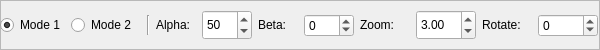
             <widget class="QFrame" name="frame_6">
              <property name="sizePolicy">
               <sizepolicy hsizetype="Maximum" vsizetype="Preferred">
                <horstretch>0</horstretch>
                <verstretch>0</verstretch>
               </sizepolicy>
              </property>
              <property name="maximumSize">
               <size>
                <width>600</width>
                <height>50</height>
               </size>
              </property>
              <property name="frameShape">
               <enum>QFrame::StyledPanel</enum>
              </property>
              <property name="frameShadow">
               <enum>QFrame::Raised</enum>
              </property>
              <widget class="QWidget" name="horizontalLayoutWidget_4">
               <property name="geometry">
                <rect>
                 <x>0</x>
                 <y>0</y>
                 <width>598</width>
                 <height>51</height>
                </rect>
               </property>
               <layout class="QHBoxLayout" name="horizontalLayout_10">
                <item>
                 <widget class="QRadioButton" name="mode_1_in">
                  <property name="sizePolicy">
                   <sizepolicy hsizetype="Maximum" vsizetype="Fixed">
                    <horstretch>0</horstretch>
                    <verstretch>0</verstretch>
                   </sizepolicy>
                  </property>
                  <property name="maximumSize">
                   <size>
                    <width>16777215</width>
                    <height>40</height>
                   </size>
                  </property>
                  <property name="text">
                   <string>Mode 1</string>
                  </property>
                  <property name="checked">
                   <bool>true</bool>
                  </property>
                 </widget>
                </item>
                <item>
                 <widget class="QRadioButton" name="mode_2_in">
                  <property name="sizePolicy">
                   <sizepolicy hsizetype="Maximum" vsizetype="Fixed">
                    <horstretch>0</horstretch>
                    <verstretch>0</verstretch>
                   </sizepolicy>
                  </property>
                  <property name="maximumSize">
                   <size>
                    <width>70</width>
                    <height>30</height>
                   </size>
                  </property>
                  <property name="text">
                   <string>Mode 2</string>
                  </property>
                 </widget>
                </item>
                <item>
                 <widget class="Line" name="line_2">
                  <property name="maximumSize">
                   <size>
                    <width>16777215</width>
                    <height>20</height>
                   </size>
                  </property>
                  <property name="orientation">
                   <enum>Qt::Vertical</enum>
                  </property>
                 </widget>
                </item>
                <item>
                 <widget class="QLabel" name="label_20">
                  <property name="sizePolicy">
                   <sizepolicy hsizetype="Maximum" vsizetype="Maximum">
                    <horstretch>0</horstretch>
                    <verstretch>0</verstretch>
                   </sizepolicy>
                  </property>
                  <property name="minimumSize">
                   <size>
                    <width>0</width>
                    <height>0</height>
                   </size>
                  </property>
                  <property name="maximumSize">
                   <size>
                    <width>40</width>
                    <height>30</height>
                   </size>
                  </property>
                  <property name="text">
                   <string>Alpha:</string>
                  </property>
                 </widget>
                </item>
                <item>
                 <widget class="QSpinBox" name="val_alpha_in">
                  <property name="sizePolicy">
                   <sizepolicy hsizetype="Maximum" vsizetype="Maximum">
                    <horstretch>0</horstretch>
                    <verstretch>0</verstretch>
                   </sizepolicy>
                  </property>
                  <property name="maximumSize">
                   <size>
                    <width>50</width>
                    <height>30</height>
                   </size>
                  </property>
                  <property name="minimum">
                   <number>-1000</number>
                  </property>
                  <property name="maximum">
                   <number>1000</number>
                  </property>
                  <property name="value">
                   <number>50</number>
                  </property>
                 </widget>
                </item>
                <item>
                 <widget class="QLabel" name="label_21">
                  <property name="sizePolicy">
                   <sizepolicy hsizetype="Maximum" vsizetype="Maximum">
                    <horstretch>0</horstretch>
                    <verstretch>0</verstretch>
                   </sizepolicy>
                  </property>
                  <property name="maximumSize">
                   <size>
                    <width>40</width>
                    <height>30</height>
                   </size>
                  </property>
                  <property name="text">
                   <string>Beta:</string>
                  </property>
                 </widget>
                </item>
                <item>
                 <widget class="QSpinBox" name="val_beta_in">
                  <property name="sizePolicy">
                   <sizepolicy hsizetype="Maximum" vsizetype="Fixed">
                    <horstretch>0</horstretch>
                    <verstretch>0</verstretch>
                   </sizepolicy>
                  </property>
                  <property name="maximumSize">
                   <size>
                    <width>50</width>
                    <height>16777215</height>
                   </size>
                  </property>
                  <property name="minimum">
                   <number>-1000</number>
                  </property>
                  <property name="maximum">
                   <number>1000</number>
                  </property>
                 </widget>
                </item>
                <item>
                 <widget class="QLabel" name="label_22">
                  <property name="sizePolicy">
                   <sizepolicy hsizetype="Maximum" vsizetype="Maximum">
                    <horstretch>0</horstretch>
                    <verstretch>0</verstretch>
                   </sizepolicy>
                  </property>
                  <property name="maximumSize">
                   <size>
                    <width>50</width>
                    <height>30</height>
                   </size>
                  </property>
                  <property name="text">
                   <string>Zoom:</string>
                  </property>
                 </widget>
                </item>
                <item>
                 <widget class="QDoubleSpinBox" name="val_zoom_in">
                  <property name="sizePolicy">
                   <sizepolicy hsizetype="Maximum" vsizetype="Fixed">
                    <horstretch>0</horstretch>
                    <verstretch>0</verstretch>
                   </sizepolicy>
                  </property>
                  <property name="maximumSize">
                   <size>
                    <width>60</width>
                    <height>30</height>
                   </size>
                  </property>
                  <property name="value">
                   <double>3.000000000000000</double>
                  </property>
                 </widget>
                </item>
                <item>
                 <widget class="QLabel" name="label_3">
                  <property name="sizePolicy">
                   <sizepolicy hsizetype="Maximum" vsizetype="Maximum">
                    <horstretch>0</horstretch>
                    <verstretch>0</verstretch>
                   </sizepolicy>
                  </property>
                  <property name="maximumSize">
                   <size>
                    <width>50</width>
                    <height>16777215</height>
                   </size>
                  </property>
                  <property name="text">
                   <string>Rotate:</string>
                  </property>
                 </widget>
                </item>
                <item>
                 <widget class="QSpinBox" name="rotate_in">
                  <property name="maximumSize">
                   <size>
                    <width>60</width>
                    <height>16777215</height>
                   </size>
                  </property>
                  <property name="minimum">
                   <number>-180</number>
                  </property>
                  <property name="maximum">
                   <number>180</number>
                  </property>
                  <property name="value">
                   <number>0</number>
                  </property>
                 </widget>
                </item>
               </layout>
              </widget>
             </widget>
